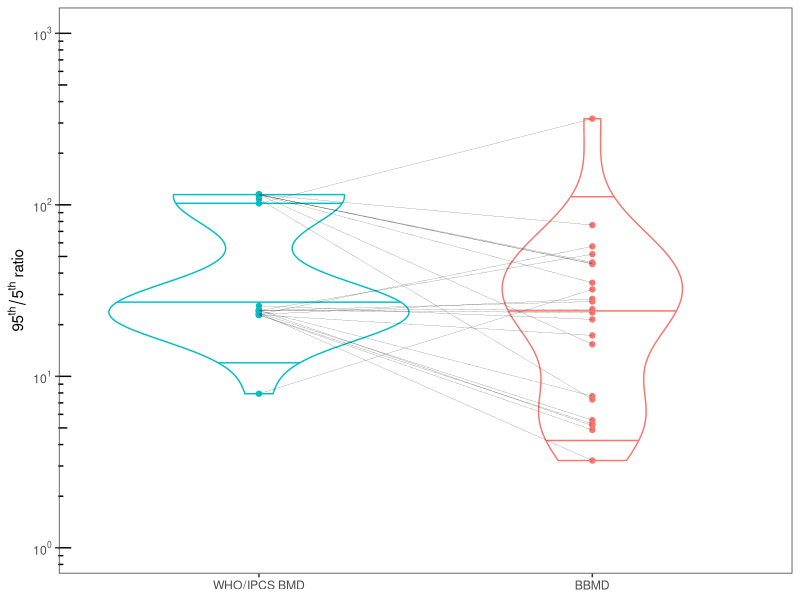
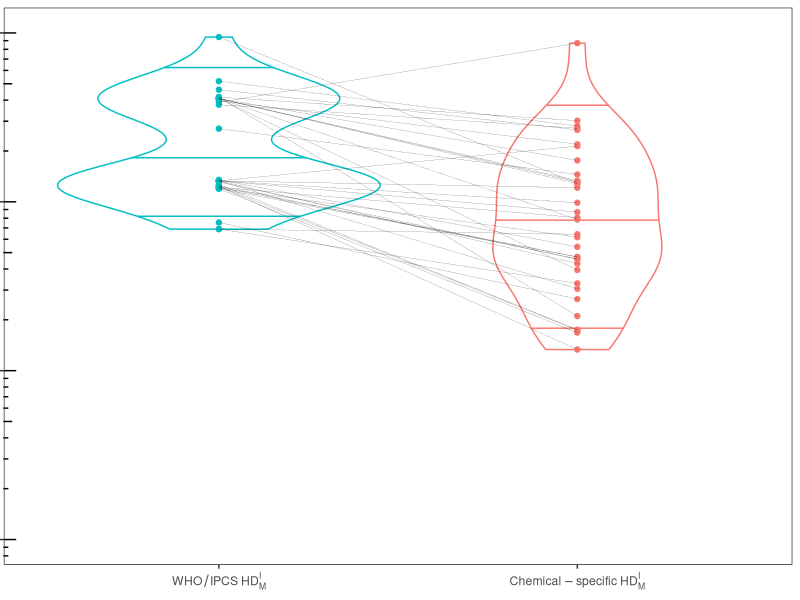
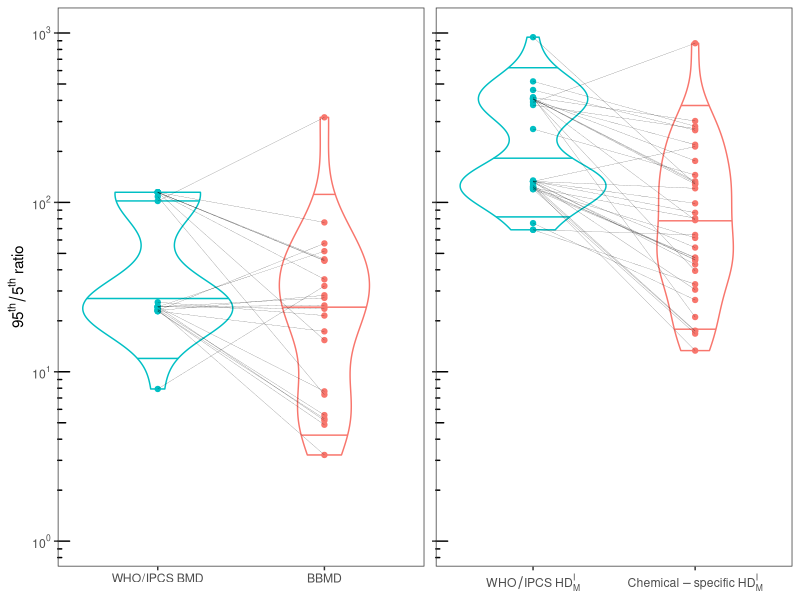

Write R code to recreate these figures, in order.
library(dplyr)
library(ggplot2)
library(ggpubr)
library(reshape2)

##BMD uncertainty
#only use the chemicals and endpoints with available dose-response data
bbmd.quan <- read.csv("BBMD quantile.csv")
who.bmd.quan <- read.csv("WHO BMD quantile.csv")[-c(1:3,7,8,11,12,15,16,18,20,21),]

who.bmd.quan$`95th_5th` <- with(who.bmd.quan, X95./X5.)
who.bmd.quan$name <- "WHO/IPCS BMD"
bbmd.quan$`95th_5th` <- with(bbmd.quan, X95./X5.)
bbmd.quan$name <- "BBMD"

bmd.quan <- left_join(bbmd.quan, who.bmd.quan, by="CAS")
bmd.quan.df <- bmd.quan[-c(13,16,18),] #23 endpoints
who.bmd.bind <- data.frame(endpoint=bmd.quan.df$endpoint.x, CAS=bmd.quan.df$CAS,
                            uncertainty=bmd.quan.df$`95th_5th.y`, name=bmd.quan.df$name.y)
bbmd.bind <- data.frame(endpoint=bmd.quan.df$endpoint.x, CAS=bmd.quan.df$CAS,
                           uncertainty=bmd.quan.df$`95th_5th.x`, name=bmd.quan.df$name.x)
bmd.bind <- rbind(who.bmd.bind, bbmd.bind)
bmd.bind$order <- bmd.bind$uncertainty
bmd.bind[24:46,5] <- bmd.bind[1:23,5]

##check log variance of BMD
#log variance is proportional to (log10(95th/5th))^2
who.bmd.log10ratio <- data.frame(endpoint=bmd.quan.df$endpoint.x, CAS=bmd.quan.df$CAS,
                                  uncertainty=bmd.quan.df$`95th_5th.y`, log10ratio=log10(bmd.quan.df$`95th_5th.y`))
bbmd.log10ratio <- data.frame(endpoint=bmd.quan.df$endpoint.x, CAS=bmd.quan.df$CAS,
                                 uncertainty=bmd.quan.df$`95th_5th.x`, log10ratio=log10(bmd.quan.df$`95th_5th.x`))
#fold reduction in log variance
who.bmd.median <- median(who.bmd.log10ratio$log10ratio)
bbmd.median <- median(bbmd.log10ratio$log10ratio)
bmdfold <- who.bmd.median^2/bbmd.median^2
#0.99 fold reduction in log variance

##HDMI uncertainty
who.hdmi.quan <- read.csv("WHO approximate HDMI quantile.csv")
cs.hdmi.quan <- read.csv("HDMI quantile.csv")

who.hdmi.quan$`95th_5th` <- with(who.hdmi.quan, X95./X5.)
who.hdmi.quan$name <- "WHO"
cs.hdmi.quan$`95th_5th` <- with(cs.hdmi.quan, X95./X5.)
cs.hdmi.quan$name <- "chemical-specific"

hdmi.quan <- left_join(cs.hdmi.quan, who.hdmi.quan, by="CAS")
hdmi.quan.df <- hdmi.quan[-c(2,5,7,17,18,24,25),] #35 endpoints
who.hdmi.bind <- data.frame(endpoint=hdmi.quan.df$endpoint.x, CAS=hdmi.quan.df$CAS,
                            uncertainty=hdmi.quan.df$`95th_5th.y`, name=hdmi.quan.df$name.y)
cs.hdmi.bind <- data.frame(endpoint=hdmi.quan.df$endpoint.x, CAS=hdmi.quan.df$CAS,
                            uncertainty=hdmi.quan.df$`95th_5th.x`, name=hdmi.quan.df$name.x)
hdmi.bind <- rbind(who.hdmi.bind, cs.hdmi.bind)
hdmi.bind$order <- hdmi.bind$uncertainty
hdmi.bind[36:70,5] <- hdmi.bind[1:35,5]

##check log variance
#log variance is proportional to (log10(95th/5th))^2
who.hdmi.log10ratio <- data.frame(endpoint=hdmi.quan.df$endpoint.x, CAS=hdmi.quan.df$CAS,
                                  uncertainty=hdmi.quan.df$`95th_5th.y`, log10ratio=log10(hdmi.quan.df$`95th_5th.y`))
cs.hdmi.log10ratio <- data.frame(endpoint=hdmi.quan.df$endpoint.x, CAS=hdmi.quan.df$CAS,
                                 uncertainty=hdmi.quan.df$`95th_5th.x`, log10ratio=log10(hdmi.quan.df$`95th_5th.x`))
#fold reduction in log variance
who.median <- median(who.hdmi.log10ratio$log10ratio)
cs.median <- median(cs.hdmi.log10ratio$log10ratio)
fold <- who.median^2/cs.median^2
#1.26 fold reduction in log variance

#violin plot
bmd.violin.plot <- ggplot(data=bmd.bind)+
  geom_violin(aes(x=name, y=uncertainty, color=name), draw_quantiles = c(0.05, 0.5, 0.95))+
  geom_point(aes(x=name, y=uncertainty, group=endpoint, color=name))+
  geom_line(aes(x=name, y=uncertainty, group=endpoint), size=0.05)+
  scale_y_log10(limits=c(1e+0, 1e+3),
                breaks = scales::trans_breaks("log10", function(x) 10^x, n=4),
                labels = scales::trans_format("log10", scales::math_format(10^.x)))+
  theme_bw()+
  theme(axis.title.x = element_blank(), 
        panel.grid.major = element_blank(), panel.grid.minor = element_blank(),
        legend.position="none")+
  scale_x_discrete(limits=c("WHO/IPCS BMD","BBMD"))+
  ylab(bquote(95^th/5^th~ratio))+
  annotation_logticks(sides="l")
print(bmd.violin.plot)

hdmi.violin.plot <- ggplot(data=hdmi.bind)+
  geom_violin(aes(x=name, y=uncertainty, color=name), draw_quantiles = c(0.05, 0.5, 0.95))+
  geom_point(aes(x=name, y=uncertainty, group=endpoint, color=name))+
  geom_line(aes(x=name, y=uncertainty, group=endpoint), size=0.05)+
  scale_y_log10(limits=c(1e+0, 1e+3),
                #breaks = scales::trans_breaks("log10", function(x) 10^x),
                #labels = scales::trans_format("log10", scales::math_format(10^.x))
                )+
  theme_bw()+
  theme(axis.title.x = element_blank(), 
        axis.title.y = element_blank(), axis.text.y = element_blank(), 
        panel.grid.major = element_blank(), panel.grid.minor = element_blank(),
        legend.position="none",
        plot.margin = unit(c(5.5, 5.5, 5.5, 0),"pt"))+
  scale_x_discrete(limits=c("WHO","chemical-specific"), labels=c(bquote(WHO/IPCS~HD[M]^I), bquote(Chemical-specific~HD[M]^I)))+
  ylab(bquote(95^th/5^th~ratio))+
  annotation_logticks(sides="l")
print(hdmi.violin.plot)

violin.plot <- ggarrange(bmd.violin.plot, hdmi.violin.plot, ncol=2, align="h", widths = c(0.54,0.46))
ggsave(violin.plot, file="Degree of uncertainty uncertainty violin plot.pdf", 
       width=10, height=6, path="Plot output", scale=0.7)
